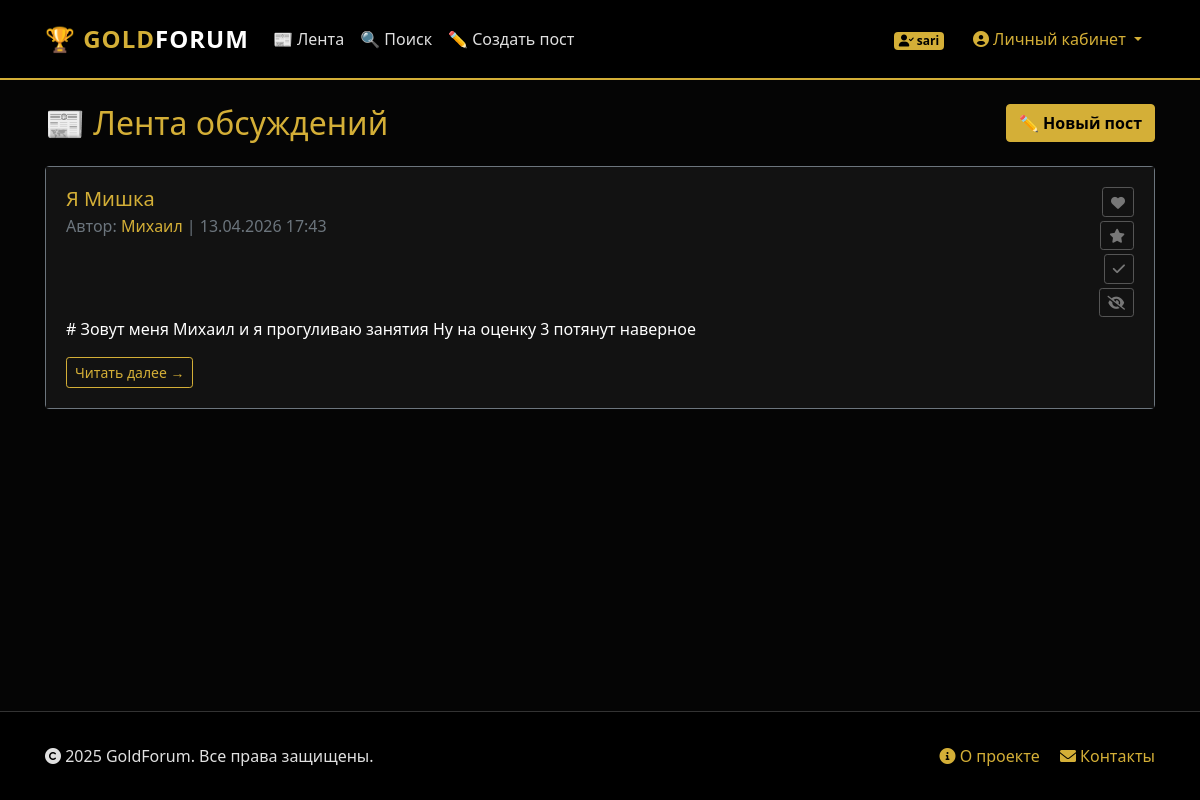
Screenshot of /index (signed in) with the database file from the repository.
### backend/database/models/users_model.py (models this page shows, shortened)
class UserModel(SqlAlchemyBase, UserMixin, SerializerMixin):
    __tablename__ = 'users'
    id = sqlalchemy.Column(sqlalchemy.Integer, primary_key=True, autoincrement=True)
    username = sqlalchemy.Column(sqlalchemy.String, unique=True, nullable=False, index=True)
    passwd_hash = sqlalchemy.Column(sqlalchemy.String, nullable=False)
    tg_id = sqlalchemy.Column(sqlalchemy.String, unique=True, nullable=True, index=True)
    created_at = sqlalchemy.Column(sqlalchemy.DateTime, default=datetime.datetime.now)
    posts = orm.relationship("PostModel", back_populates='user', cascade='all, delete-orphan')

### backend/database/models/posts_model.py (models this page shows, shortened)
class PostModel(SqlAlchemyBase, SerializerMixin):
    __tablename__ = 'posts'
    id = sqlalchemy.Column(sqlalchemy.Integer, primary_key=True, autoincrement=True)
    author = sqlalchemy.Column(sqlalchemy.String, nullable=False, index=True)
    title = sqlalchemy.Column(sqlalchemy.String, nullable=True)
    content = sqlalchemy.Column(sqlalchemy.Text, nullable=False)
    content_html = sqlalchemy.Column(sqlalchemy.Text, nullable=True)
    created_at = sqlalchemy.Column(sqlalchemy.DateTime, default=datetime.datetime.now, index=True)
    updated_at = sqlalchemy.Column(sqlalchemy.DateTime, onupdate=datetime.datetime.now)
    path = sqlalchemy.Column(sqlalchemy.Text, nullable=True)
    attached_images = sqlalchemy.Column(sqlalchemy.Text, nullable=True)
    attached_files = sqlalchemy.Column(sqlalchemy.Text, nullable=True)
    user_id = sqlalchemy.Column(sqlalchemy.Integer, sqlalchemy.ForeignKey("users.id"), nullable=True, index=True)
    user = orm.relationship('UserModel')

### app.py (the view)
@app.route('/')
@app.route('/index')
def index():
    db_sess = db_session.create_session()
    try:
        posts = db_sess.query(PostModel).order_by(PostModel.created_at.desc()).limit(50).all()
        interactions = {}
        if current_user.is_authenticated:
            user_interactions = db_sess.query(UserPostInteraction).filter_by(
                user_id=current_user.id
            ).all()
            interactions = {i.post_id: i for i in user_interactions}
        return render_template("index.html", posts=posts, interactions=interactions)
    finally:
        db_sess.close()

### app.py (called while the page is built)
@login_manager.user_loader
def load_user(user_id):
    db_sess = db_session.create_session()
    try:
        return db_sess.get(UserModel, user_id)
    finally:
        db_sess.close()

### backend/database/db_session.py (called while the page is built)
def create_session() -> Session:
    global __factory
    return __factory()

### templates/index.html (shortened to what this page needs)
{% extends "base.html" %}
{% block content %}
<div class="d-flex justify-content-between align-items-center mb-4">
    <h2 class="text-gold mb-0">📰 Лента обсуждений</h2>
    {% if current_user.is_authenticated %}
    <a href="/post/new" class="btn btn-primary">
        ✏️ Новый пост
    </a>
    {% endif %}
</div>
{% if posts %}
    {% for item in posts %}
    {% set interaction = interactions.get(item.id) %}
    {% if not interaction or not interaction.is_not_interested %}
    <div class="card mb-3 border-secondary feed-post-card" id="post-card-{{ item.id }}" data-post-id="{{ item.id }}">
        <div class="card-body">
            <div class="d-flex justify-content-between align-items-start">
                <div class="flex-grow-1">
                    <h5 class="card-title text-gold">
                        <a href="/post/{{ item.id }}" class="text-decoration-none">
                            {{ item.title or 'Без заголовка' }}
                        </a>
                    </h5>
                    <h6 class="card-subtitle mb-2 text-muted">
                        Автор: <a href="/profile/{{ item.user_id }}" class="text-gold">
                            {{ item.author }}
                        </a> |
                        {{ item.created_at.strftime('%d.%m.%Y %H:%M') if item.created_at else 'Неизвестно' }}
                    </h6>
                </div>
                {% if current_user.is_authenticated %}
                <div class="d-flex flex-column align-items-end ml-3">
                    <button class="btn btn-sm btn-lazy mb-1 btn-like-feed {% if interaction and interaction.is_liked %}active{% endif %}"
                            data-post-id="{{ item.id }}"
                            data-action="like"
                            title="Нравится">
                        <i class="fas fa-heart"></i>
                    </button>
                    <button class="btn btn-sm btn-lazy mb-1 btn-favorite-feed {% if interaction and interaction.is_favorite %}active{% endif %}"
                            data-post-id="{{ item.id }}"
                            data-action="favorite"
                            title="Добавить в избранное">
                        <i class="fas fa-star"></i>
                    </button>
                    <button class="btn btn-sm btn-lazy mb-1 btn-read-feed {% if interaction and interaction.is_read %}active{% endif %}"
                            data-post-id="{{ item.id }}"
                            data-action="read"
                            title="Отметить как прочитанное">
                        <i class="fas fa-check"></i>
                    </button>
                    <button class="btn btn-sm btn-lazy btn-not-interested-feed {% if interaction and interaction.is_not_interested %}active{% endif %}"
                            data-post-id="{{ item.id }}"
                            data-action="not_interested"
                            title="Скрыть из ленты">
                        <i class="fas fa-eye-slash"></i>
                    </button>
                </div>
                {% endif %}
            </div>
            <p class="card-text text-white">
                {{ item.content[:200] }}{% if item.content|length > 200 %}...{% endif %}
            </p>
            <a href="/post/{{ item.id }}" class="btn btn-sm btn-outline-warning">
                Читать далее →
            </a>
        </div>
    </div>
    {% endif %}
    {% endfor %}
{% else %}
    <div class="alert alert-info text-center">
        <p class="mb-0">📭 Постов пока нет. Будьте первым!</p>
    </div>
{% endif %}
{% endblock %}

### templates/base.html (shortened to what this page needs)
<!DOCTYPE html>
<html lang="ru">
<head>
    <link rel="stylesheet"
          href="https://stackpath.bootstrapcdn.com/bootstrap/4.4.1/css/bootstrap.min.css"
>
    <link rel="stylesheet" href="https://cdnjs.cloudflare.com/ajax/libs/font-awesome/6.0.0-beta3/css/all.min.css">
    <link rel="stylesheet" type="text/css" href="{{ url_for('static', filename='css/style.css') }}">
    <link rel="stylesheet" type="text/css" href="{{ url_for('static', filename='css/error.css') }}">
</head>
<body>
<header>
    <nav class="navbar navbar-expand-lg navbar-dark">
        <div class="container">
            <a class="navbar-brand" href="/">
                🏆 GOLD<span class="text-white">FORUM</span>
            </a>
            <div class="collapse navbar-collapse" id="navbarNav">
                <ul class="navbar-nav mr-auto">
                    <li class="nav-item {% if request.path == '/' or request.path == '/index' %}active{% endif %}">
                        <a class="nav-link" href="/">📰 Лента</a>
                    </li>
                    <li class="nav-item {% if request.path == '/search' %}active{% endif %}">
                        <a class="nav-link" href="/search">🔍 Поиск</a>
                    </li>
                    {% if current_user.is_authenticated %}
                    <li class="nav-item {% if request.path == '/post/new' %}active{% endif %}">
                        <a class="nav-link" href="/post/new">✏️ Создать пост</a>
                    </li>
                    {% endif %}
                </ul>
                <ul class="navbar-nav ml-auto align-items-center">
                    {% if current_user.is_authenticated %}
                        <li class="nav-item mr-3">
                            <span class="badge" style="background-color: var(--gold-primary); color: #000;">
                                <i class="fas fa-user-check"></i> {{ current_user.username }}
                            </span>
                        </li>
                        <li class="nav-item dropdown">
                            <button class="btn dropdown-toggle user-dropdown-btn" type="button" id="userMenu" data-toggle="dropdown" aria-haspopup="true" aria-expanded="false" style="color: var(--gold-primary);">
                                <i class="fas fa-user-circle"></i> Личный кабинет
                            </button>
                        </li>
                    {% endif %}
                </ul>
            </div>
        </div>
    </nav>
</header>
<div class="wrapper">
    <main role="main" class="container py-4">
        <div class="main-card">
            {% block content %}{% endblock %}
        </div>
    </main>
</div>
<footer>
    <div class="container">
        <div class="row">
            <div class="col-md-6 text-md-left text-center mb-3 mb-md-0">
                <i class="fas fa-copyright"></i> 2025 GoldForum. Все права защищены.
            </div>
            <div class="col-md-6 text-md-right text-center">
                <a href="#" class="mr-3"><i class="fas fa-info-circle"></i> О проекте</a>
                <a href="#"><i class="fas fa-envelope"></i> Контакты</a>
            </div>
        </div>
    </div>
</footer>
</body>
</html>

### static/css/style.css (style rules this page uses)
:root { --bg-black: #050505; --bg-card: #121212; --bg-dark: #1a1a1a; --gold-primary: #D4AF37; --gold-hover: #B59024; --gold-light: #F4CF57; --text-main: #E0E0E0; --text-muted: #A0A0A0; }
body { background-color: var(--bg-black); color: var(--text-main); font-family: 'Segoe UI', Tahoma, Geneva, Verdana, sans-serif; min-height: 100vh; display: flex; flex-direction: column; }
a { color: var(--gold-primary); text-decoration: none; transition: color 0.3s ease; }
.text-gold { color: var(--gold-primary) !important; }
.navbar { background-color: #000 !important; border-bottom: 2px solid var(--gold-primary); padding: 1rem 0; }
.navbar-brand { color: var(--gold-primary) !important; font-weight: 700; font-size: 1.5rem; letter-spacing: 1px; }
.nav-link { color: var(--text-main) !important; transition: color 0.3s ease; }
.btn-primary { background-color: var(--gold-primary); border-color: var(--gold-primary); color: #000; font-weight: 600; transition: all 0.3s ease; }
.btn-outline-warning { color: var(--gold-primary); border-color: var(--gold-primary); }
.card { background-color: var(--bg-card); border: 1px solid #333; transition: border-color 0.3s ease; }
.card-body { background-color: var(--bg-card); }
footer { margin-top: auto; border-top: 1px solid #333; padding: 2rem 0; background-color: #000; }

### templates/index.html (style rules this page uses)
.btn-lazy { background-color: transparent; border: 1px solid #555; color: #777; padding: 0.2rem 0.5rem; transition: all 0.3s ease; }

### rows the page displays
UserModel: username "sari"
PostModel: title "Я Мишка", author "Михаил", created_at "13.04.2026 17:43", content "# Зовут меня Михаил и я прогуливаю занятия Ну на оценку 3 потянут наверное"
